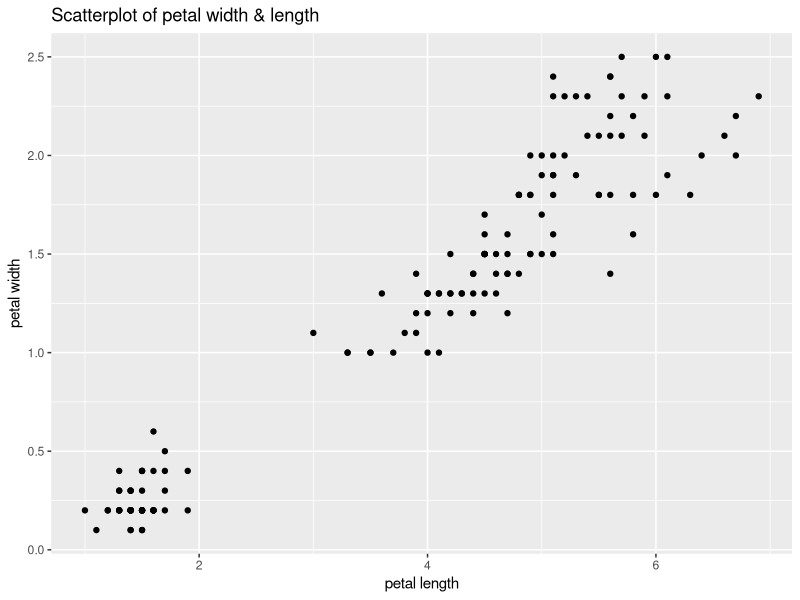
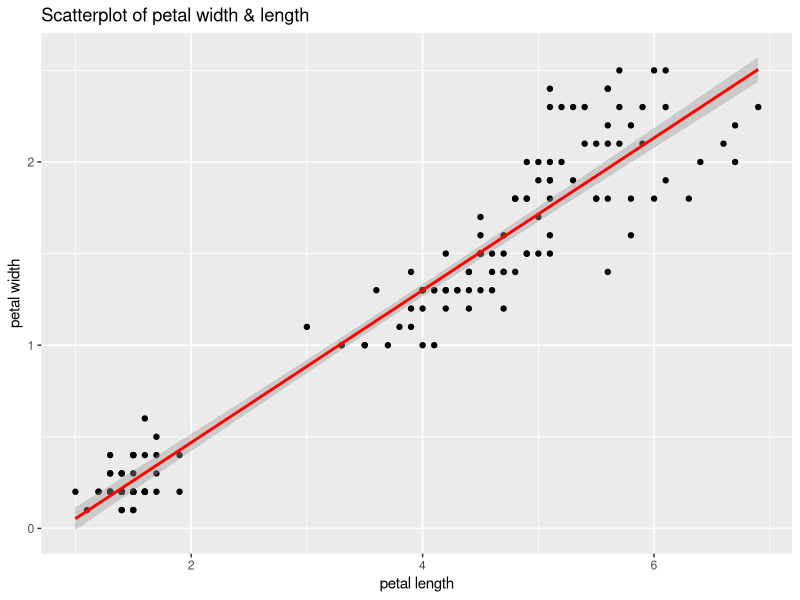

R code for these plots, in order:
library(ggplot2)

data("iris")

head(iris)

# draw a scatterplot based on petal width
petal_plot <- ggplot(data = iris, aes(x = Petal.Length, y = Petal.Width)) +
              geom_point() + 
              ggtitle("Scatterplot of petal width & length") +
              xlab("petal length") +
              ylab("petal width")
petal_plot

# create a linear regression model
linear_model <- lm(
  formula = Petal.Width ~ Petal.Length,
  data = iris
)

# summary(linear_model)

# draw linear regression line
petal_plot + stat_smooth(method = "lm", col = "red")

# getting correlation coefficients
cor(
  x = iris$Petal.Width,
  y = iris$Petal.Length
)

# predict new values from the model
predict(
  object = linear_model,
  newdata = data.frame(Petal.Length = c(2,5,7))
)